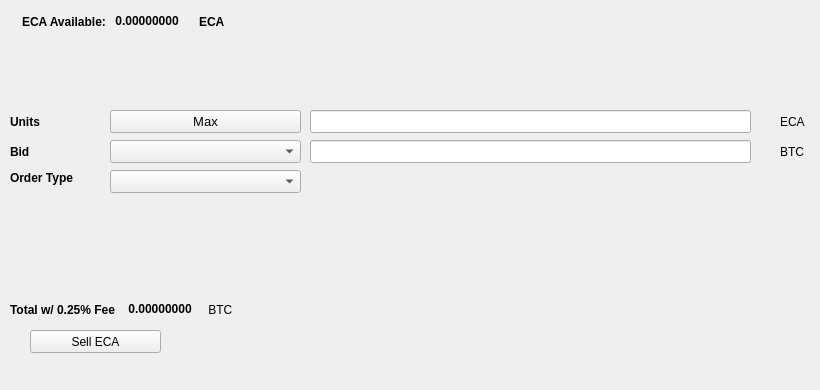
   <widget class="QWidget" name="SellTab">
    <attribute name="title">
     <string>Sell</string>
    </attribute>
    <widget class="QLabel" name="label_16">
     <property name="geometry">
      <rect>
       <x>780</x>
       <y>140</y>
       <width>31</width>
       <height>23</height>
      </rect>
     </property>
     <property name="text">
      <string>BTC</string>
     </property>
    </widget>
    <widget class="QComboBox" name="SellBidcomboBox">
     <property name="geometry">
      <rect>
       <x>110</x>
       <y>140</y>
       <width>191</width>
       <height>23</height>
      </rect>
     </property>
     <property name="font">
      <font>
       <pointsize>10</pointsize>
      </font>
     </property>
    </widget>
    <widget class="QLabel" name="label_18">
     <property name="geometry">
      <rect>
       <x>10</x>
       <y>110</y>
       <width>46</width>
       <height>23</height>
      </rect>
     </property>
     <property name="font">
      <font>
       <weight>75</weight>
       <bold>true</bold>
      </font>
     </property>
     <property name="text">
      <string>Units</string>
     </property>
    </widget>
    <widget class="QPushButton" name="Sell_Max_Amount">
     <property name="geometry">
      <rect>
       <x>110</x>
       <y>110</y>
       <width>191</width>
       <height>23</height>
      </rect>
     </property>
     <property name="font">
      <font>
       <pointsize>10</pointsize>
      </font>
     </property>
     <property name="text">
      <string>Max</string>
     </property>
    </widget>
    <widget class="QLabel" name="label_20">
     <property name="geometry">
      <rect>
       <x>10</x>
       <y>170</y>
       <width>91</width>
       <height>16</height>
      </rect>
     </property>
     <property name="font">
      <font>
       <weight>75</weight>
       <bold>true</bold>
      </font>
     </property>
     <property name="text">
      <string>Order Type</string>
     </property>
    </widget>
    <widget class="QComboBox" name="SellOrdertypeCombo">
     <property name="geometry">
      <rect>
       <x>110</x>
       <y>170</y>
       <width>191</width>
       <height>23</height>
      </rect>
     </property>
     <property name="font">
      <font>
       <pointsize>10</pointsize>
      </font>
     </property>
    </widget>
    <widget class="QLabel" name="label_21">
     <property name="geometry">
      <rect>
       <x>10</x>
       <y>140</y>
       <width>46</width>
       <height>23</height>
      </rect>
     </property>
     <property name="font">
      <font>
       <weight>75</weight>
       <bold>true</bold>
      </font>
     </property>
     <property name="text">
      <string>Bid</string>
     </property>
    </widget>
    <widget class="QLabel" name="label_22">
     <property name="geometry">
      <rect>
       <x>780</x>
       <y>110</y>
       <width>31</width>
       <height>23</height>
      </rect>
     </property>
     <property name="text">
      <string>ECA</string>
     </property>
    </widget>
    <widget class="QLineEdit" name="UnitsInputECA">
     <property name="geometry">
      <rect>
       <x>310</x>
       <y>110</y>
       <width>441</width>
       <height>23</height>
      </rect>
     </property>
     <property name="font">
      <font>
       <pointsize>9</pointsize>
       <weight>75</weight>
       <bold>true</bold>
      </font>
     </property>
    </widget>
    <widget class="QLineEdit" name="SellBidPriceEdit">
     <property name="geometry">
      <rect>
       <x>310</x>
       <y>140</y>
       <width>441</width>
       <height>23</height>
      </rect>
     </property>
     <property name="font">
      <font>
       <pointsize>9</pointsize>
       <weight>75</weight>
       <bold>true</bold>
      </font>
     </property>
    </widget>
    <widget class="QPushButton" name="SellECABTN">
     <property name="geometry">
      <rect>
       <x>30</x>
       <y>330</y>
       <width>131</width>
       <height>23</height>
      </rect>
     </property>
     <property name="text">
      <string>Sell ECA</string>
     </property>
     <property name="icon">
      <iconset resource="../electra">
       <normaloff>:/icons/bitcoin</normaloff>:/icons/bitcoin</iconset>
     </property>
    </widget>
    <widget class="QWidget" name="layoutWidget3">
     <property name="geometry">
      <rect>
       <x>22</x>
       <y>12</y>
       <width>258</width>
       <height>19</height>
      </rect>
     </property>
     <layout class="QHBoxLayout" name="horizontalLayout">
      <item>
       <widget class="QLabel" name="label232_2">
        <property name="font">
         <font>
          <weight>75</weight>
          <bold>true</bold>
         </font>
        </property>
        <property name="text">
         <string>ECA Available:</string>
        </property>
       </widget>
      </item>
      <item>
       <widget class="QLabel" name="ECAAvailableLabel">
        <property name="palette">
         <palette>
          <active>
           <colorrole role="WindowText">
            <brush brushstyle="SolidPattern">
             <color alpha="255">
              <red>0</red>
              <green>0</green>
              <blue>0</blue>
             </color>
            </brush>
           </colorrole>
           <colorrole role="Button">
            <brush brushstyle="SolidPattern">
             <color alpha="255">
              <red>0</red>
              <green>170</green>
              <blue>0</blue>
             </color>
            </brush>
           </colorrole>
           <colorrole role="Light">
            <brush brushstyle="SolidPattern">
             <color alpha="255">
              <red>0</red>
              <green>255</green>
              <blue>0</blue>
             </color>
            </brush>
           </colorrole>
           <colorrole role="Midlight">
            <brush brushstyle="SolidPattern">
             <color alpha="255">
              <red>0</red>
              <green>212</green>
              <blue>0</blue>
             </color>
            </brush>
           </colorrole>
           <colorrole role="Dark">
            <brush brushstyle="SolidPattern">
             <color alpha="255">
              <red>0</red>
              <green>85</green>
              <blue>0</blue>
             </color>
            </brush>
           </colorrole>
           <colorrole role="Mid">
            <brush brushstyle="SolidPattern">
             <color alpha="255">
              <red>0</red>
              <green>113</green>
              <blue>0</blue>
             </color>
            </brush>
           </colorrole>
           <colorrole role="Text">
            <brush brushstyle="SolidPattern">
             <color alpha="255">
              <red>0</red>
              <green>170</green>
              <blue>0</blue>
             </color>
            </brush>
           </colorrole>
           <colorrole role="BrightText">
            <brush brushstyle="SolidPattern">
             <color alpha="255">
              <red>255</red>
              <green>255</green>
              <blue>255</blue>
             </color>
            </brush>
           </colorrole>
           <colorrole role="ButtonText">
            <brush brushstyle="SolidPattern">
             <color alpha="255">
              <red>0</red>
              <green>0</green>
              <blue>0</blue>
             </color>
            </brush>
           </colorrole>
           <colorrole role="Base">
            <brush brushstyle="SolidPattern">
             <color alpha="255">
              <red>255</red>
              <green>255</green>
              <blue>255</blue>
             </color>
            </brush>
           </colorrole>
           <colorrole role="Window">
            <brush brushstyle="SolidPattern">
             <color alpha="255">
              <red>0</red>
              <green>170</green>
              <blue>0</blue>
             </color>
            </brush>
           </colorrole>
           <colorrole role="Shadow">
            <brush brushstyle="SolidPattern">
             <color alpha="255">
              <red>0</red>
              <green>0</green>
              <blue>0</blue>
             </color>
            </brush>
           </colorrole>
           <colorrole role="AlternateBase">
            <brush brushstyle="SolidPattern">
             <color alpha="255">
              <red>127</red>
              <green>212</green>
              <blue>127</blue>
             </color>
            </brush>
           </colorrole>
           <colorrole role="ToolTipBase">
            <brush brushstyle="SolidPattern">
             <color alpha="255">
              <red>255</red>
              <green>255</green>
              <blue>220</blue>
             </color>
            </brush>
           </colorrole>
           <colorrole role="ToolTipText">
            <brush brushstyle="SolidPattern">
             <color alpha="255">
              <red>0</red>
              <green>0</green>
              <blue>0</blue>
             </color>
            </brush>
           </colorrole>
          </active>
          <inactive>
           <colorrole role="WindowText">
            <brush brushstyle="SolidPattern">
             <color alpha="255">
              <red>0</red>
              <green>0</green>
              <blue>0</blue>
             </color>
            </brush>
           </colorrole>
           <colorrole role="Button">
            <brush brushstyle="SolidPattern">
             <color alpha="255">
              <red>0</red>
              <green>170</green>
              <blue>0</blue>
             </color>
            </brush>
           </colorrole>
           <colorrole role="Light">
            <brush brushstyle="SolidPattern">
             <color alpha="255">
              <red>0</red>
              <green>255</green>
              <blue>0</blue>
             </color>
            </brush>
           </colorrole>
           <colorrole role="Midlight">
            <brush brushstyle="SolidPattern">
             <color alpha="255">
              <red>0</red>
              <green>212</green>
              <blue>0</blue>
             </color>
            </brush>
           </colorrole>
           <colorrole role="Dark">
            <brush brushstyle="SolidPattern">
             <color alpha="255">
              <red>0</red>
              <green>85</green>
              <blue>0</blue>
             </color>
            </brush>
           </colorrole>
           <colorrole role="Mid">
            <brush brushstyle="SolidPattern">
             <color alpha="255">
              <red>0</red>
              <green>113</green>
              <blue>0</blue>
             </color>
            </brush>
           </colorrole>
           <colorrole role="Text">
            <brush brushstyle="SolidPattern">
             <color alpha="255">
              <red>0</red>
              <green>170</green>
              <blue>0</blue>
             </color>
            </brush>
           </colorrole>
           <colorrole role="BrightText">
            <brush brushstyle="SolidPattern">
             <color alpha="255">
              <red>255</red>
              <green>255</green>
              <blue>255</blue>
             </color>
            </brush>
           </colorrole>
           <colorrole role="ButtonText">
            <brush brushstyle="SolidPattern">
             <color alpha="255">
              <red>0</red>
              <green>0</green>
              <blue>0</blue>
             </color>
            </brush>
           </colorrole>
           <colorrole role="Base">
            <brush brushstyle="SolidPattern">
             <color alpha="255">
              <red>255</red>
              <green>255</green>
              <blue>255</blue>
             </color>
            </brush>
           </colorrole>
           <colorrole role="Window">
            <brush brushstyle="SolidPattern">
             <color alpha="255">
              <red>0</red>
              <green>170</green>
              <blue>0</blue>
             </color>
            </brush>
           </colorrole>
           <colorrole role="Shadow">
            <brush brushstyle="SolidPattern">
             <color alpha="255">
              <red>0</red>
              <green>0</green>
              <blue>0</blue>
             </color>
            </brush>
           </colorrole>
           <colorrole role="AlternateBase">
            <brush brushstyle="SolidPattern">
             <color alpha="255">
              <red>127</red>
              <green>212</green>
              <blue>127</blue>
             </color>
            </brush>
           </colorrole>
           <colorrole role="ToolTipBase">
            <brush brushstyle="SolidPattern">
             <color alpha="255">
              <red>255</red>
              <green>255</green>
              <blue>220</blue>
             </color>
            </brush>
           </colorrole>
           <colorrole role="ToolTipText">
            <brush brushstyle="SolidPattern">
             <color alpha="255">
              <red>0</red>
              <green>0</green>
              <blue>0</blue>
             </color>
            </brush>
           </colorrole>
          </inactive>
          <disabled>
           <colorrole role="WindowText">
            <brush brushstyle="SolidPattern">
             <color alpha="255">
              <red>0</red>
              <green>85</green>
              <blue>0</blue>
             </color>
            </brush>
           </colorrole>
           <colorrole role="Button">
            <brush brushstyle="SolidPattern">
             <color alpha="255">
              <red>0</red>
              <green>170</green>
              <blue>0</blue>
             </color>
            </brush>
           </colorrole>
           <colorrole role="Light">
            <brush brushstyle="SolidPattern">
             <color alpha="255">
              <red>0</red>
              <green>255</green>
              <blue>0</blue>
             </color>
            </brush>
           </colorrole>
           <colorrole role="Midlight">
            <brush brushstyle="SolidPattern">
             <color alpha="255">
              <red>0</red>
              <green>212</green>
              <blue>0</blue>
             </color>
            </brush>
           </colorrole>
           <colorrole role="Dark">
            <brush brushstyle="SolidPattern">
             <color alpha="255">
              <red>0</red>
              <green>85</green>
              <blue>0</blue>
             </color>
            </brush>
           </colorrole>
           <colorrole role="Mid">
            <brush brushstyle="SolidPattern">
             <color alpha="255">
              <red>0</red>
              <green>113</green>
              <blue>0</blue>
             </color>
            </brush>
           </colorrole>
           <colorrole role="Text">
            <brush brushstyle="SolidPattern">
             <color alpha="255">
              <red>0</red>
              <green>85</green>
              <blue>0</blue>
             </color>
            </brush>
           </colorrole>
           <colorrole role="BrightText">
            <brush brushstyle="SolidPattern">
             <color alpha="255">
              <red>255</red>
              <green>255</green>
              <blue>255</blue>
             </color>
            </brush>
           </colorrole>
           <colorrole role="ButtonText">
            <brush brushstyle="SolidPattern">
             <color alpha="255">
              <red>0</red>
              <green>85</green>
              <blue>0</blue>
             </color>
            </brush>
           </colorrole>
           <colorrole role="Base">
            <brush brushstyle="SolidPattern">
             <color alpha="255">
              <red>0</red>
              <green>170</green>
              <blue>0</blue>
             </color>
            </brush>
           </colorrole>
           <colorrole role="Window">
            <brush brushstyle="SolidPattern">
             <color alpha="255">
              <red>0</red>
              <green>170</green>
              <blue>0</blue>
             </color>
            </brush>
           </colorrole>
           <colorrole role="Shadow">
            <brush brushstyle="SolidPattern">
             <color alpha="255">
              <red>0</red>
              <green>0</green>
              <blue>0</blue>
             </color>
            </brush>
           </colorrole>
           <colorrole role="AlternateBase">
            <brush brushstyle="SolidPattern">
             <color alpha="255">
              <red>0</red>
              <green>170</green>
              <blue>0</blue>
             </color>
            </brush>
           </colorrole>
           <colorrole role="ToolTipBase">
            <brush brushstyle="SolidPattern">
             <color alpha="255">
              <red>255</red>
              <green>255</green>
              <blue>220</blue>
             </color>
            </brush>
           </colorrole>
           <colorrole role="ToolTipText">
            <brush brushstyle="SolidPattern">
             <color alpha="255">
              <red>0</red>
              <green>0</green>
              <blue>0</blue>
             </color>
            </brush>
           </colorrole>
          </disabled>
         </palette>
        </property>
        <property name="font">
         <font>
          <weight>75</weight>
          <bold>true</bold>
         </font>
        </property>
        <property name="text">
         <string> 0.00000000 </string>
        </property>
        <property name="textInteractionFlags">
         <set>Qt::LinksAccessibleByMouse|Qt::TextSelectableByKeyboard|Qt::TextSelectableByMouse</set>
        </property>
       </widget>
      </item>
      <item>
       <widget class="QLabel" name="labelECA">
        <property name="font">
         <font>
          <weight>75</weight>
          <bold>true</bold>
         </font>
        </property>
        <property name="text">
         <string>ECA</string>
        </property>
       </widget>
      </item>
     </layout>
    </widget>
    <widget class="QWidget" name="layoutWidget">
     <property name="geometry">
      <rect>
       <x>10</x>
       <y>300</y>
       <width>268</width>
       <height>19</height>
      </rect>
     </property>
     <layout class="QHBoxLayout" name="horizontalLayout_2">
      <item>
       <widget class="QLabel" name="label_19">
        <property name="font">
         <font>
          <weight>75</weight>
          <bold>true</bold>
         </font>
        </property>
        <property name="text">
         <string>Total w/ 0.25% Fee </string>
        </property>
       </widget>
      </item>
      <item>
       <widget class="QLabel" name="SellCostLabel">
        <property name="palette">
         <palette>
          <active>
           <colorrole role="WindowText">
            <brush brushstyle="SolidPattern">
             <color alpha="255">
              <red>0</red>
              <green>0</green>
              <blue>0</blue>
             </color>
            </brush>
           </colorrole>
           <colorrole role="Button">
            <brush brushstyle="SolidPattern">
             <color alpha="255">
              <red>0</red>
              <green>170</green>
              <blue>0</blue>
             </color>
            </brush>
           </colorrole>
           <colorrole role="Light">
            <brush brushstyle="SolidPattern">
             <color alpha="255">
              <red>0</red>
              <green>255</green>
              <blue>0</blue>
             </color>
            </brush>
           </colorrole>
           <colorrole role="Midlight">
            <brush brushstyle="SolidPattern">
             <color alpha="255">
              <red>0</red>
              <green>212</green>
              <blue>0</blue>
             </color>
            </brush>
           </colorrole>
           <colorrole role="Dark">
            <brush brushstyle="SolidPattern">
             <color alpha="255">
              <red>0</red>
              <green>85</green>
              <blue>0</blue>
             </color>
            </brush>
           </colorrole>
           <colorrole role="Mid">
            <brush brushstyle="SolidPattern">
             <color alpha="255">
              <red>0</red>
              <green>113</green>
              <blue>0</blue>
             </color>
            </brush>
           </colorrole>
           <colorrole role="Text">
            <brush brushstyle="SolidPattern">
             <color alpha="255">
              <red>0</red>
              <green>170</green>
              <blue>0</blue>
             </color>
            </brush>
           </colorrole>
           <colorrole role="BrightText">
            <brush brushstyle="SolidPattern">
             <color alpha="255">
              <red>255</red>
              <green>255</green>
              <blue>255</blue>
             </color>
            </brush>
           </colorrole>
           <colorrole role="ButtonText">
            <brush brushstyle="SolidPattern">
             <color alpha="255">
              <red>0</red>
              <green>0</green>
              <blue>0</blue>
             </color>
            </brush>
           </colorrole>
           <colorrole role="Base">
            <brush brushstyle="SolidPattern">
             <color alpha="255">
              <red>255</red>
              <green>255</green>
              <blue>255</blue>
             </color>
            </brush>
           </colorrole>
           <colorrole role="Window">
            <brush brushstyle="SolidPattern">
             <color alpha="255">
              <red>0</red>
              <green>170</green>
              <blue>0</blue>
             </color>
            </brush>
           </colorrole>
           <colorrole role="Shadow">
            <brush brushstyle="SolidPattern">
             <color alpha="255">
              <red>0</red>
              <green>0</green>
              <blue>0</blue>
             </color>
            </brush>
           </colorrole>
           <colorrole role="AlternateBase">
            <brush brushstyle="SolidPattern">
             <color alpha="255">
              <red>127</red>
              <green>212</green>
              <blue>127</blue>
             </color>
            </brush>
           </colorrole>
           <colorrole role="ToolTipBase">
            <brush brushstyle="SolidPattern">
             <color alpha="255">
              <red>255</red>
              <green>255</green>
              <blue>220</blue>
             </color>
            </brush>
           </colorrole>
           <colorrole role="ToolTipText">
            <brush brushstyle="SolidPattern">
             <color alpha="255">
              <red>0</red>
              <green>0</green>
              <blue>0</blue>
             </color>
            </brush>
           </colorrole>
          </active>
          <inactive>
           <colorrole role="WindowText">
            <brush brushstyle="SolidPattern">
             <color alpha="255">
              <red>0</red>
              <green>0</green>
              <blue>0</blue>
             </color>
            </brush>
           </colorrole>
           <colorrole role="Button">
            <brush brushstyle="SolidPattern">
             <color alpha="255">
              <red>0</red>
              <green>170</green>
              <blue>0</blue>
             </color>
            </brush>
           </colorrole>
           <colorrole role="Light">
            <brush brushstyle="SolidPattern">
             <color alpha="255">
              <red>0</red>
              <green>255</green>
              <blue>0</blue>
             </color>
            </brush>
           </colorrole>
           <colorrole role="Midlight">
            <brush brushstyle="SolidPattern">
             <color alpha="255">
              <red>0</red>
              <green>212</green>
              <blue>0</blue>
             </color>
            </brush>
           </colorrole>
           <colorrole role="Dark">
            <brush brushstyle="SolidPattern">
             <color alpha="255">
              <red>0</red>
              <green>85</green>
              <blue>0</blue>
             </color>
            </brush>
           </colorrole>
           <colorrole role="Mid">
            <brush brushstyle="SolidPattern">
             <color alpha="255">
              <red>0</red>
              <green>113</green>
              <blue>0</blue>
             </color>
            </brush>
           </colorrole>
           <colorrole role="Text">
            <brush brushstyle="SolidPattern">
             <color alpha="255">
              <red>0</red>
              <green>170</green>
              <blue>0</blue>
             </color>
            </brush>
           </colorrole>
           <colorrole role="BrightText">
            <brush brushstyle="SolidPattern">
             <color alpha="255">
              <red>255</red>
              <green>255</green>
              <blue>255</blue>
             </color>
            </brush>
           </colorrole>
           <colorrole role="ButtonText">
            <brush brushstyle="SolidPattern">
             <color alpha="255">
              <red>0</red>
              <green>0</green>
              <blue>0</blue>
             </color>
            </brush>
           </colorrole>
           <colorrole role="Base">
            <brush brushstyle="SolidPattern">
             <color alpha="255">
              <red>255</red>
              <green>255</green>
              <blue>255</blue>
             </color>
            </brush>
           </colorrole>
           <colorrole role="Window">
            <brush brushstyle="SolidPattern">
             <color alpha="255">
              <red>0</red>
              <green>170</green>
              <blue>0</blue>
             </color>
            </brush>
           </colorrole>
           <colorrole role="Shadow">
            <brush brushstyle="SolidPattern">
             <color alpha="255">
              <red>0</red>
              <green>0</green>
              <blue>0</blue>
             </color>
            </brush>
           </colorrole>
           <colorrole role="AlternateBase">
            <brush brushstyle="SolidPattern">
             <color alpha="255">
              <red>127</red>
              <green>212</green>
              <blue>127</blue>
             </color>
            </brush>
           </colorrole>
           <colorrole role="ToolTipBase">
            <brush brushstyle="SolidPattern">
             <color alpha="255">
              <red>255</red>
              <green>255</green>
              <blue>220</blue>
             </color>
            </brush>
           </colorrole>
           <colorrole role="ToolTipText">
            <brush brushstyle="SolidPattern">
             <color alpha="255">
              <red>0</red>
              <green>0</green>
              <blue>0</blue>
             </color>
            </brush>
           </colorrole>
          </inactive>
          <disabled>
           <colorrole role="WindowText">
            <brush brushstyle="SolidPattern">
             <color alpha="255">
              <red>0</red>
              <green>85</green>
              <blue>0</blue>
             </color>
            </brush>
           </colorrole>
           <colorrole role="Button">
            <brush brushstyle="SolidPattern">
             <color alpha="255">
              <red>0</red>
              <green>170</green>
              <blue>0</blue>
             </color>
            </brush>
           </colorrole>
           <colorrole role="Light">
            <brush brushstyle="SolidPattern">
             <color alpha="255">
              <red>0</red>
              <green>255</green>
              <blue>0</blue>
             </color>
            </brush>
           </colorrole>
           <colorrole role="Midlight">
            <brush brushstyle="SolidPattern">
             <color alpha="255">
              <red>0</red>
              <green>212</green>
              <blue>0</blue>
             </color>
            </brush>
           </colorrole>
           <colorrole role="Dark">
            <brush brushstyle="SolidPattern">
             <color alpha="255">
              <red>0</red>
              <green>85</green>
              <blue>0</blue>
             </color>
            </brush>
           </colorrole>
           <colorrole role="Mid">
            <brush brushstyle="SolidPattern">
             <color alpha="255">
              <red>0</red>
              <green>113</green>
              <blue>0</blue>
             </color>
            </brush>
           </colorrole>
           <colorrole role="Text">
            <brush brushstyle="SolidPattern">
             <color alpha="255">
              <red>0</red>
              <green>85</green>
              <blue>0</blue>
             </color>
            </brush>
           </colorrole>
           <colorrole role="BrightText">
            <brush brushstyle="SolidPattern">
             <color alpha="255">
              <red>255</red>
              <green>255</green>
              <blue>255</blue>
             </color>
            </brush>
           </colorrole>
           <colorrole role="ButtonText">
            <brush brushstyle="SolidPattern">
             <color alpha="255">
              <red>0</red>
              <green>85</green>
              <blue>0</blue>
             </color>
            </brush>
           </colorrole>
           <colorrole role="Base">
            <brush brushstyle="SolidPattern">
             <color alpha="255">
              <red>0</red>
              <green>170</green>
              <blue>0</blue>
             </color>
            </brush>
           </colorrole>
           <colorrole role="Window">
            <brush brushstyle="SolidPattern">
             <color alpha="255">
              <red>0</red>
              <green>170</green>
              <blue>0</blue>
             </color>
            </brush>
           </colorrole>
           <colorrole role="Shadow">
            <brush brushstyle="SolidPattern">
             <color alpha="255">
              <red>0</red>
              <green>0</green>
              <blue>0</blue>
             </color>
            </brush>
           </colorrole>
           <colorrole role="AlternateBase">
            <brush brushstyle="SolidPattern">
             <color alpha="255">
              <red>0</red>
              <green>170</green>
              <blue>0</blue>
             </color>
            </brush>
           </colorrole>
           <colorrole role="ToolTipBase">
            <brush brushstyle="SolidPattern">
             <color alpha="255">
              <red>255</red>
              <green>255</green>
              <blue>220</blue>
             </color>
            </brush>
           </colorrole>
           <colorrole role="ToolTipText">
            <brush brushstyle="SolidPattern">
             <color alpha="255">
              <red>0</red>
              <green>0</green>
              <blue>0</blue>
             </color>
            </brush>
           </colorrole>
          </disabled>
         </palette>
        </property>
        <property name="font">
         <font>
          <weight>75</weight>
          <bold>true</bold>
         </font>
        </property>
        <property name="autoFillBackground">
         <bool>false</bool>
        </property>
        <property name="text">
         <string> 0.00000000</string>
        </property>
        <property name="textInteractionFlags">
         <set>Qt::LinksAccessibleByMouse|Qt::TextSelectableByMouse</set>
        </property>
       </widget>
      </item>
      <item>
       <widget class="QLabel" name="label_17">
        <property name="font">
         <font>
          <weight>50</weight>
          <bold>false</bold>
         </font>
        </property>
        <property name="text">
         <string> BTC</string>
        </property>
       </widget>
      </item>
     </layout>
    </widget>
    <widget class="QLabel" name="label_23">
     <property name="geometry">
      <rect>
       <x>460</x>
       <y>300</y>
       <width>281</width>
       <height>81</height>
      </rect>
     </property>
     <property name="text">
      <string/>
     </property>
     <property name="pixmap">
      <pixmap>:/images/bittrex</pixmap>
     </property>
    </widget>
   </widget>
